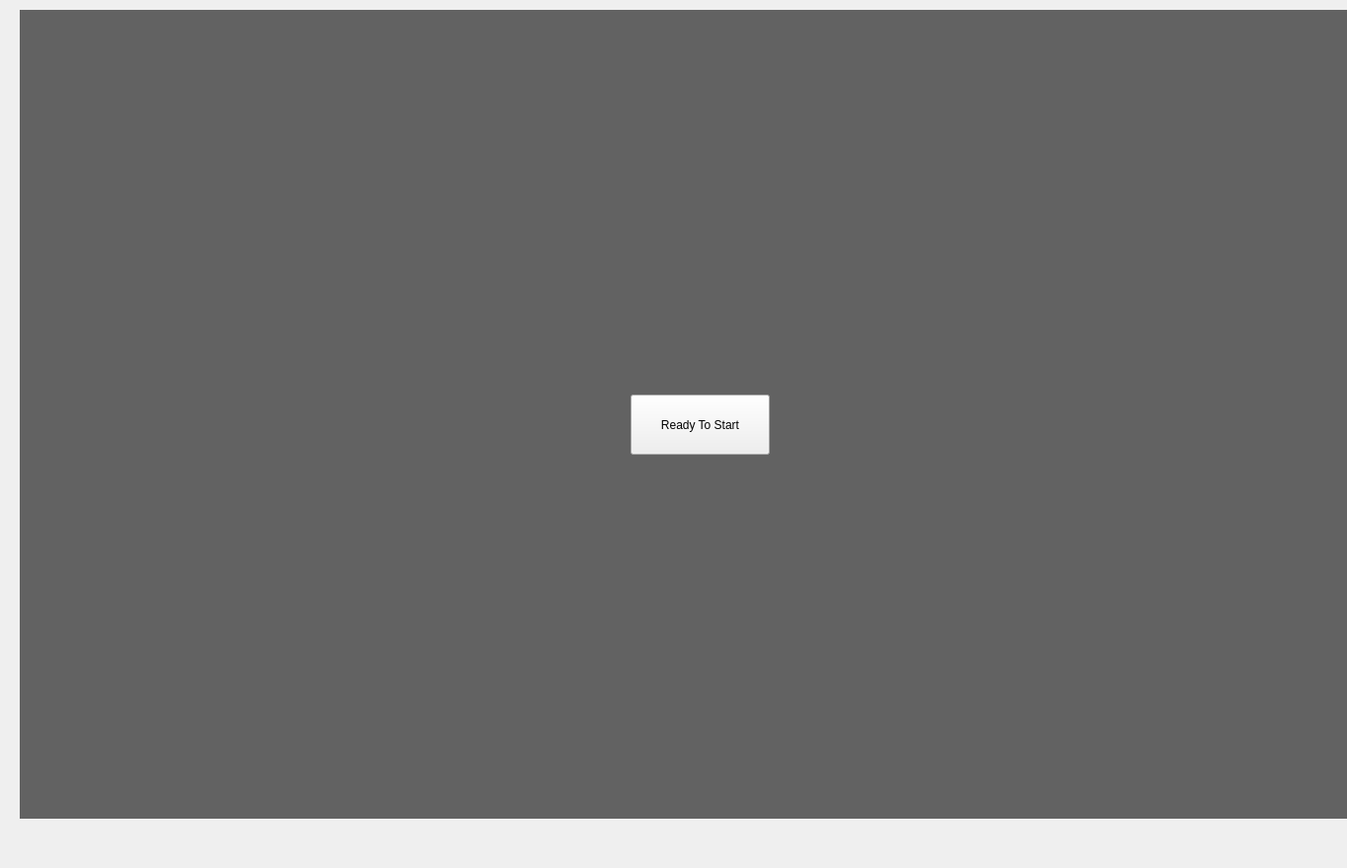
<?xml version="1.0" encoding="UTF-8"?>
<ui version="4.0">
 <class>MainWindow</class>
 <widget class="QMainWindow" name="MainWindow">
  <property name="enabled">
   <bool>true</bool>
  </property>
  <property name="geometry">
   <rect>
    <x>0</x>
    <y>0</y>
    <width>1365</width>
    <height>880</height>
   </rect>
  </property>
  <property name="windowTitle">
   <string>MainWindow</string>
  </property>
  <property name="autoFillBackground">
   <bool>false</bool>
  </property>
  <property name="styleSheet">
   <string notr="true"/>
  </property>
  <widget class="QWidget" name="centralwidget">
   <property name="enabled">
    <bool>true</bool>
   </property>
   <widget class="QPushButton" name="pushButton">
    <property name="enabled">
     <bool>true</bool>
    </property>
    <property name="geometry">
     <rect>
      <x>600</x>
      <y>350</y>
      <width>221</width>
      <height>100</height>
     </rect>
    </property>
    <property name="palette">
     <palette>
      <active>
       <colorrole role="WindowText">
        <brush brushstyle="SolidPattern">
         <color alpha="255">
          <red>255</red>
          <green>255</green>
          <blue>255</blue>
         </color>
        </brush>
       </colorrole>
       <colorrole role="Button">
        <brush brushstyle="SolidPattern">
         <color alpha="255">
          <red>255</red>
          <green>0</green>
          <blue>0</blue>
         </color>
        </brush>
       </colorrole>
       <colorrole role="Light">
        <brush brushstyle="SolidPattern">
         <color alpha="255">
          <red>255</red>
          <green>127</green>
          <blue>127</blue>
         </color>
        </brush>
       </colorrole>
       <colorrole role="Midlight">
        <brush brushstyle="SolidPattern">
         <color alpha="255">
          <red>255</red>
          <green>63</green>
          <blue>63</blue>
         </color>
        </brush>
       </colorrole>
       <colorrole role="Dark">
        <brush brushstyle="SolidPattern">
         <color alpha="255">
          <red>127</red>
          <green>0</green>
          <blue>0</blue>
         </color>
        </brush>
       </colorrole>
       <colorrole role="Mid">
        <brush brushstyle="SolidPattern">
         <color alpha="255">
          <red>170</red>
          <green>0</green>
          <blue>0</blue>
         </color>
        </brush>
       </colorrole>
       <colorrole role="Text">
        <brush brushstyle="SolidPattern">
         <color alpha="255">
          <red>255</red>
          <green>255</green>
          <blue>255</blue>
         </color>
        </brush>
       </colorrole>
       <colorrole role="BrightText">
        <brush brushstyle="SolidPattern">
         <color alpha="255">
          <red>255</red>
          <green>255</green>
          <blue>255</blue>
         </color>
        </brush>
       </colorrole>
       <colorrole role="ButtonText">
        <brush brushstyle="SolidPattern">
         <color alpha="255">
          <red>255</red>
          <green>255</green>
          <blue>255</blue>
         </color>
        </brush>
       </colorrole>
       <colorrole role="Base">
        <brush brushstyle="SolidPattern">
         <color alpha="255">
          <red>255</red>
          <green>0</green>
          <blue>0</blue>
         </color>
        </brush>
       </colorrole>
       <colorrole role="Window">
        <brush brushstyle="SolidPattern">
         <color alpha="255">
          <red>255</red>
          <green>0</green>
          <blue>0</blue>
         </color>
        </brush>
       </colorrole>
       <colorrole role="Shadow">
        <brush brushstyle="SolidPattern">
         <color alpha="255">
          <red>0</red>
          <green>0</green>
          <blue>0</blue>
         </color>
        </brush>
       </colorrole>
       <colorrole role="HighlightedText">
        <brush brushstyle="SolidPattern">
         <color alpha="255">
          <red>255</red>
          <green>255</green>
          <blue>255</blue>
         </color>
        </brush>
       </colorrole>
       <colorrole role="AlternateBase">
        <brush brushstyle="SolidPattern">
         <color alpha="255">
          <red>255</red>
          <green>127</green>
          <blue>127</blue>
         </color>
        </brush>
       </colorrole>
       <colorrole role="ToolTipBase">
        <brush brushstyle="SolidPattern">
         <color alpha="255">
          <red>255</red>
          <green>255</green>
          <blue>220</blue>
         </color>
        </brush>
       </colorrole>
       <colorrole role="ToolTipText">
        <brush brushstyle="SolidPattern">
         <color alpha="255">
          <red>0</red>
          <green>0</green>
          <blue>0</blue>
         </color>
        </brush>
       </colorrole>
      </active>
      <inactive>
       <colorrole role="WindowText">
        <brush brushstyle="SolidPattern">
         <color alpha="255">
          <red>255</red>
          <green>255</green>
          <blue>255</blue>
         </color>
        </brush>
       </colorrole>
       <colorrole role="Button">
        <brush brushstyle="SolidPattern">
         <color alpha="255">
          <red>255</red>
          <green>0</green>
          <blue>0</blue>
         </color>
        </brush>
       </colorrole>
       <colorrole role="Light">
        <brush brushstyle="SolidPattern">
         <color alpha="255">
          <red>255</red>
          <green>127</green>
          <blue>127</blue>
         </color>
        </brush>
       </colorrole>
       <colorrole role="Midlight">
        <brush brushstyle="SolidPattern">
         <color alpha="255">
          <red>255</red>
          <green>63</green>
          <blue>63</blue>
         </color>
        </brush>
       </colorrole>
       <colorrole role="Dark">
        <brush brushstyle="SolidPattern">
         <color alpha="255">
          <red>127</red>
          <green>0</green>
          <blue>0</blue>
         </color>
        </brush>
       </colorrole>
       <colorrole role="Mid">
        <brush brushstyle="SolidPattern">
         <color alpha="255">
          <red>170</red>
          <green>0</green>
          <blue>0</blue>
         </color>
        </brush>
       </colorrole>
       <colorrole role="Text">
        <brush brushstyle="SolidPattern">
         <color alpha="255">
          <red>255</red>
          <green>255</green>
          <blue>255</blue>
         </color>
        </brush>
       </colorrole>
       <colorrole role="BrightText">
        <brush brushstyle="SolidPattern">
         <color alpha="255">
          <red>255</red>
          <green>255</green>
          <blue>255</blue>
         </color>
        </brush>
       </colorrole>
       <colorrole role="ButtonText">
        <brush brushstyle="SolidPattern">
         <color alpha="255">
          <red>255</red>
          <green>255</green>
          <blue>255</blue>
         </color>
        </brush>
       </colorrole>
       <colorrole role="Base">
        <brush brushstyle="SolidPattern">
         <color alpha="255">
          <red>255</red>
          <green>0</green>
          <blue>0</blue>
         </color>
        </brush>
       </colorrole>
       <colorrole role="Window">
        <brush brushstyle="SolidPattern">
         <color alpha="255">
          <red>255</red>
          <green>0</green>
          <blue>0</blue>
         </color>
        </brush>
       </colorrole>
       <colorrole role="Shadow">
        <brush brushstyle="SolidPattern">
         <color alpha="255">
          <red>0</red>
          <green>0</green>
          <blue>0</blue>
         </color>
        </brush>
       </colorrole>
       <colorrole role="HighlightedText">
        <brush brushstyle="SolidPattern">
         <color alpha="255">
          <red>255</red>
          <green>255</green>
          <blue>255</blue>
         </color>
        </brush>
       </colorrole>
       <colorrole role="AlternateBase">
        <brush brushstyle="SolidPattern">
         <color alpha="255">
          <red>255</red>
          <green>127</green>
          <blue>127</blue>
         </color>
        </brush>
       </colorrole>
       <colorrole role="ToolTipBase">
        <brush brushstyle="SolidPattern">
         <color alpha="255">
          <red>255</red>
          <green>255</green>
          <blue>220</blue>
         </color>
        </brush>
       </colorrole>
       <colorrole role="ToolTipText">
        <brush brushstyle="SolidPattern">
         <color alpha="255">
          <red>0</red>
          <green>0</green>
          <blue>0</blue>
         </color>
        </brush>
       </colorrole>
      </inactive>
      <disabled>
       <colorrole role="WindowText">
        <brush brushstyle="SolidPattern">
         <color alpha="255">
          <red>255</red>
          <green>255</green>
          <blue>255</blue>
         </color>
        </brush>
       </colorrole>
       <colorrole role="Button">
        <brush brushstyle="SolidPattern">
         <color alpha="255">
          <red>255</red>
          <green>0</green>
          <blue>0</blue>
         </color>
        </brush>
       </colorrole>
       <colorrole role="Light">
        <brush brushstyle="SolidPattern">
         <color alpha="255">
          <red>255</red>
          <green>127</green>
          <blue>127</blue>
         </color>
        </brush>
       </colorrole>
       <colorrole role="Midlight">
        <brush brushstyle="SolidPattern">
         <color alpha="255">
          <red>255</red>
          <green>63</green>
          <blue>63</blue>
         </color>
        </brush>
       </colorrole>
       <colorrole role="Dark">
        <brush brushstyle="SolidPattern">
         <color alpha="255">
          <red>127</red>
          <green>0</green>
          <blue>0</blue>
         </color>
        </brush>
       </colorrole>
       <colorrole role="Mid">
        <brush brushstyle="SolidPattern">
         <color alpha="255">
          <red>170</red>
          <green>0</green>
          <blue>0</blue>
         </color>
        </brush>
       </colorrole>
       <colorrole role="Text">
        <brush brushstyle="SolidPattern">
         <color alpha="255">
          <red>255</red>
          <green>255</green>
          <blue>255</blue>
         </color>
        </brush>
       </colorrole>
       <colorrole role="BrightText">
        <brush brushstyle="SolidPattern">
         <color alpha="255">
          <red>255</red>
          <green>255</green>
          <blue>255</blue>
         </color>
        </brush>
       </colorrole>
       <colorrole role="ButtonText">
        <brush brushstyle="SolidPattern">
         <color alpha="255">
          <red>255</red>
          <green>255</green>
          <blue>255</blue>
         </color>
        </brush>
       </colorrole>
       <colorrole role="Base">
        <brush brushstyle="SolidPattern">
         <color alpha="255">
          <red>255</red>
          <green>0</green>
          <blue>0</blue>
         </color>
        </brush>
       </colorrole>
       <colorrole role="Window">
        <brush brushstyle="SolidPattern">
         <color alpha="255">
          <red>255</red>
          <green>0</green>
          <blue>0</blue>
         </color>
        </brush>
       </colorrole>
       <colorrole role="Shadow">
        <brush brushstyle="SolidPattern">
         <color alpha="255">
          <red>0</red>
          <green>0</green>
          <blue>0</blue>
         </color>
        </brush>
       </colorrole>
       <colorrole role="HighlightedText">
        <brush brushstyle="SolidPattern">
         <color alpha="255">
          <red>255</red>
          <green>255</green>
          <blue>255</blue>
         </color>
        </brush>
       </colorrole>
       <colorrole role="AlternateBase">
        <brush brushstyle="SolidPattern">
         <color alpha="255">
          <red>255</red>
          <green>0</green>
          <blue>0</blue>
         </color>
        </brush>
       </colorrole>
       <colorrole role="ToolTipBase">
        <brush brushstyle="SolidPattern">
         <color alpha="255">
          <red>255</red>
          <green>255</green>
          <blue>220</blue>
         </color>
        </brush>
       </colorrole>
       <colorrole role="ToolTipText">
        <brush brushstyle="SolidPattern">
         <color alpha="255">
          <red>0</red>
          <green>0</green>
          <blue>0</blue>
         </color>
        </brush>
       </colorrole>
      </disabled>
     </palette>
    </property>
    <property name="acceptDrops">
     <bool>true</bool>
    </property>
    <property name="autoFillBackground">
     <bool>false</bool>
    </property>
    <property name="styleSheet">
     <string notr="true">background-color: red;
selection-color: white;
color:white;
</string>
    </property>
    <property name="text">
     <string>EMERGENCY STOP</string>
    </property>
   </widget>
   <widget class="QLabel" name="label">
    <property name="geometry">
     <rect>
      <x>20</x>
      <y>10</y>
      <width>1420</width>
      <height>820</height>
     </rect>
    </property>
    <property name="styleSheet">
     <string notr="true">background-color: rgb(98, 98, 98);</string>
    </property>
    <property name="text">
     <string/>
    </property>
   </widget>
   <widget class="QLabel" name="label_2">
    <property name="geometry">
     <rect>
      <x>-70</x>
      <y>190</y>
      <width>1420</width>
      <height>880</height>
     </rect>
    </property>
    <property name="styleSheet">
     <string notr="true">image: url(:/newPrefix/backgroundtransparent.png);</string>
    </property>
    <property name="text">
     <string/>
    </property>
   </widget>
   <widget class="QTableWidget" name="tableWidget">
    <property name="geometry">
     <rect>
      <x>400</x>
      <y>30</y>
      <width>631</width>
      <height>311</height>
     </rect>
    </property>
    <property name="acceptDrops">
     <bool>true</bool>
    </property>
    <attribute name="horizontalHeaderDefaultSectionSize">
     <number>450</number>
    </attribute>
    <attribute name="horizontalHeaderMinimumSectionSize">
     <number>50</number>
    </attribute>
    <row>
     <property name="text">
      <string>POSITION</string>
     </property>
    </row>
    <row>
     <property name="text">
      <string>VELOCITY</string>
     </property>
    </row>
    <row>
     <property name="text">
      <string>ALTITUDE</string>
     </property>
    </row>
    <row>
     <property name="text">
      <string>TEMPERATURE 1</string>
     </property>
    </row>
    <row>
     <property name="text">
      <string>TEMPERATURE 2</string>
     </property>
    </row>
    <row>
     <property name="text">
      <string>PRESSURE</string>
     </property>
    </row>
    <row>
     <property name="text">
      <string>DISTANCE TRAVELED</string>
     </property>
    </row>
    <row>
     <property name="text">
      <string>POWER CONSUMPTION</string>
     </property>
    </row>
    <column>
     <property name="text">
      <string/>
     </property>
    </column>
    <item row="0" column="0">
     <property name="text">
      <string/>
     </property>
     <property name="font">
      <font>
       <pointsize>17</pointsize>
      </font>
     </property>
     <property name="background">
      <brush brushstyle="NoBrush">
       <color alpha="255">
        <red>0</red>
        <green>0</green>
        <blue>0</blue>
       </color>
      </brush>
     </property>
     <property name="foreground">
      <brush brushstyle="NoBrush">
       <color alpha="255">
        <red>254</red>
        <green>2</green>
        <blue>3</blue>
       </color>
      </brush>
     </property>
    </item>
    <item row="1" column="0">
     <property name="text">
      <string notr="true"/>
     </property>
     <property name="background">
      <brush brushstyle="NoBrush">
       <color alpha="255">
        <red>255</red>
        <green>255</green>
        <blue>255</blue>
       </color>
      </brush>
     </property>
     <property name="foreground">
      <brush brushstyle="NoBrush">
       <color alpha="255">
        <red>255</red>
        <green>255</green>
        <blue>255</blue>
       </color>
      </brush>
     </property>
    </item>
    <item row="3" column="0">
     <property name="text">
      <string/>
     </property>
    </item>
    <item row="4" column="0">
     <property name="text">
      <string/>
     </property>
     <property name="flags">
      <set>ItemIsSelectable|ItemIsEditable|ItemIsDragEnabled|ItemIsUserCheckable|ItemIsEnabled</set>
     </property>
    </item>
   </widget>
   <widget class="QLabel" name="label_4">
    <property name="geometry">
     <rect>
      <x>1325</x>
      <y>10</y>
      <width>101</width>
      <height>51</height>
     </rect>
    </property>
    <property name="styleSheet">
     <string notr="true">image: url(:/newPrefix/Custom-Icon-Design-Mono-General-3-Wifi.ico);</string>
    </property>
    <property name="text">
     <string/>
    </property>
   </widget>
   <widget class="QLabel" name="label_3">
    <property name="geometry">
     <rect>
      <x>20</x>
      <y>10</y>
      <width>1419</width>
      <height>820</height>
     </rect>
    </property>
    <property name="styleSheet">
     <string notr="true">background-color: rgb(98, 98, 98);</string>
    </property>
    <property name="text">
     <string/>
    </property>
   </widget>
   <widget class="QLabel" name="label_5">
    <property name="geometry">
     <rect>
      <x>100</x>
      <y>20</y>
      <width>1221</width>
      <height>251</height>
     </rect>
    </property>
    <property name="styleSheet">
     <string notr="true">image: url(:/newPrefix/hyperlooplogo.jpg);</string>
    </property>
    <property name="text">
     <string/>
    </property>
   </widget>
   <widget class="QPushButton" name="pushButton_2">
    <property name="geometry">
     <rect>
      <x>639</x>
      <y>400</y>
      <width>141</width>
      <height>61</height>
     </rect>
    </property>
    <property name="text">
     <string>Ready To Start</string>
    </property>
   </widget>
   <widget class="QLabel" name="label_6">
    <property name="geometry">
     <rect>
      <x>470</x>
      <y>300</y>
      <width>351</width>
      <height>17</height>
     </rect>
    </property>
    <property name="styleSheet">
     <string notr="true">color: rgb(170, 0, 0);</string>
    </property>
    <property name="text">
     <string>Wrong Password and Username</string>
    </property>
   </widget>
   <widget class="QLabel" name="label_7">
    <property name="geometry">
     <rect>
      <x>1200</x>
      <y>10</y>
      <width>121</width>
      <height>111</height>
     </rect>
    </property>
    <property name="styleSheet">
     <string notr="true">image: url(:/newPrefix/wpid-1111.jpg);</string>
    </property>
    <property name="text">
     <string>TextLabel</string>
    </property>
   </widget>
   <zorder>tableWidget</zorder>
   <zorder>label_7</zorder>
   <zorder>label</zorder>
   <zorder>label_2</zorder>
   <zorder>label_6</zorder>
   <zorder>pushButton</zorder>
   <zorder>label_3</zorder>
   <zorder>pushButton_2</zorder>
   <zorder>label_4</zorder>
   <zorder>label_5</zorder>
  </widget>
 </widget>
 <resources>
  <include location="../GUI/transparentbackground.qrc"/>
  <include location="../GUI/wifi.qrc"/>
 </resources>
 <connections/>
</ui>
